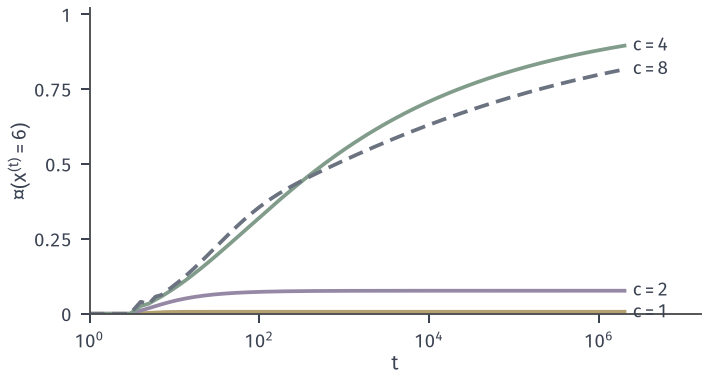

This figure's Python source:
from pathlib import Path
import sys
ROOT = next(p for p in Path(__file__).resolve().parents if (p/'build.sh').is_file() and (p/'tex/book.tex').is_file())
sys.path.insert(0, str(ROOT/'figures/00-shared/mathematical-preliminaries-upper/00-shared/comprehension-figures'))
from support import figure, save, BLUE, GREEN, YELLOW, RED, PURPLE, INK, MUTED, GRID, BLUE_FILL, GREEN_FILL, YELLOW_FILL, RED_FILL, PURPLE_FILL
import numpy as np
HERE = Path(__file__).resolve().parent
STROKE = '#4C4D4F'
def panel(fig, left, right, top, bottom, wspace=.25):
    fig.set_layout_engine(None)
    fig.subplots_adjust(left=left, right=right, top=top, bottom=bottom, wspace=wspace)
def tags(fig, axes):
    for ax, s in zip(axes, ('(a)', '(b)', '(c)', '(d)')):
        p = ax.get_position(); fig.text((p.x0+p.x1)/2, .015, s, ha='center', va='bottom')
def rastrigin(X, Y): return 20+X**2+Y**2-10*np.cos(2*np.pi*X)-10*np.cos(2*np.pi*Y)
# 双谷链精确计算：对数降温 T=c/log(t+2)，从 x=2 出发，P(X_t 在全局最小)
f=np.array([3,1,3,5,2,0,2.]); N=2000000
marks=np.unique(np.round(np.logspace(0,np.log10(N),160)).astype(int))
def step(d,T):
    up=.5*np.minimum(1,np.exp(-(f[1:]-f[:-1])/T)); dn=.5*np.minimum(1,np.exp(-(f[:-1]-f[1:])/T))
    out=np.zeros(7); out[1:]+=d[:-1]*up; out[:-1]+=d[1:]*dn
    stay=np.ones(7); stay[:-1]-=up; stay[1:]-=dn; return out+d*stay
fig,ax=figure(width_mm=100,height_mm=54)
res={}
for c,col,ls in ((1,YELLOW,'-'),(2,PURPLE,'-'),(4,GREEN,'-'),(8,MUTED,(0,(4,2)))):
    d=np.zeros(7); d[1]=1; ys=[]; j=0
    for t in range(N):
        d=step(d,c/np.log(t+2))
        if t+1==marks[j]:
            ys.append(d[5]); j+=1
    ax.plot(marks,ys,color=col,lw=1.5,ls=ls); res[c]=ys[-1]; ax.text(marks[-1]*1.25,ys[-1]+(.03 if c==1 else 0),f'$c={c}$',fontsize=7.5,va='center',ha='left')
print(res)
ax.set_xscale('log'); ax.set_xlim(1,N*8); ax.set_ylim(0,1.02); ax.set_yticks([0,.25,.5,.75,1]); ax.set_yticklabels(['0','0.25','0.5','0.75','1']); ax.set_xticks([1,1e2,1e4,1e6]); ax.minorticks_off(); ax.set_xlabel('$t$',labelpad=1); ax.set_ylabel(r"$P(x^{(t)}=6)$',labelpad=1)
save(fig,HERE,'figure',{'f':f.tolist(),'schedule':'c/log(t+2)','start':2,'final':res})
